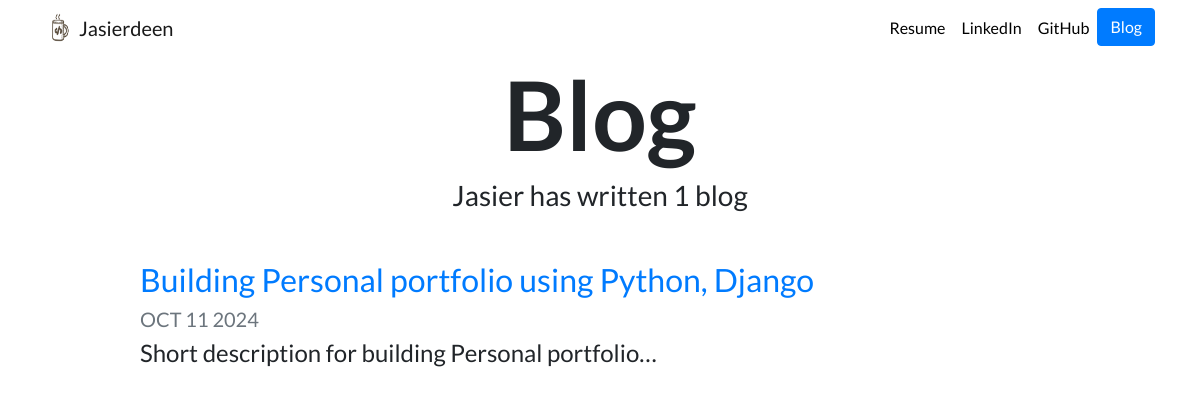
Screenshot of /blog/ with the database file from the repository.
### blog/models.py (models this page shows, shortened)
class Blog(models.Model):
    title = models.CharField(max_length=200)
    description = models.TextField()
    created_at = models.DateTimeField(auto_now_add=True)
    updated_at = models.DateTimeField(auto_now=True)

### blog/views.py (the view)
# urls.py: path('', views.all_blogs, name='all_blogs'),
def all_blogs(request):
    blogs = Blog.objects.order_by("-created_at")
    return render(request, 'blog/all_blogs.html', {'blogs': blogs})

### blog/templates/blog/all_blogs.html
{% extends 'portfolio/base.html' %}
{% load static %}
{% block content %}
    <h1 id="blogtitle" class="font-weight-bold text-center">Blog</h1>
    <h3 class="text-center mb-5">Jasier has written {{ blogs.count }} blog{{ blogs.count|pluralize}}</h3>
    {% for blog in blogs %}
        <div class="row justify-content-center my-3">
            <div class="col-md-10">
                <a href="{% url 'blog:detail' blog.id %}">
                    <h2>{{ blog.title }}</h2>
                </a>
                <h5 class="text-muted">{{blog.created_at|date:'M d Y'|upper}}</h5>
                <h4>{{ blog.description|striptags|truncatechars:50 }}</h4>
            </div>
        </div>
    {% endfor %}
{% endblock %}

### portfolio/static/portfolio/custom.css (style rules this page uses)
body { font-family: 'Lato', sans-serif; }
#blogtitle { font-size: 6rem; }

### rows the page displays
Blog: title "Building Personal portfolio using Python, Django", created_at "OCT 11 2024", description "Short description for building Personal portfolio…"

### other values shown
{{ blogs.count }} "1"
